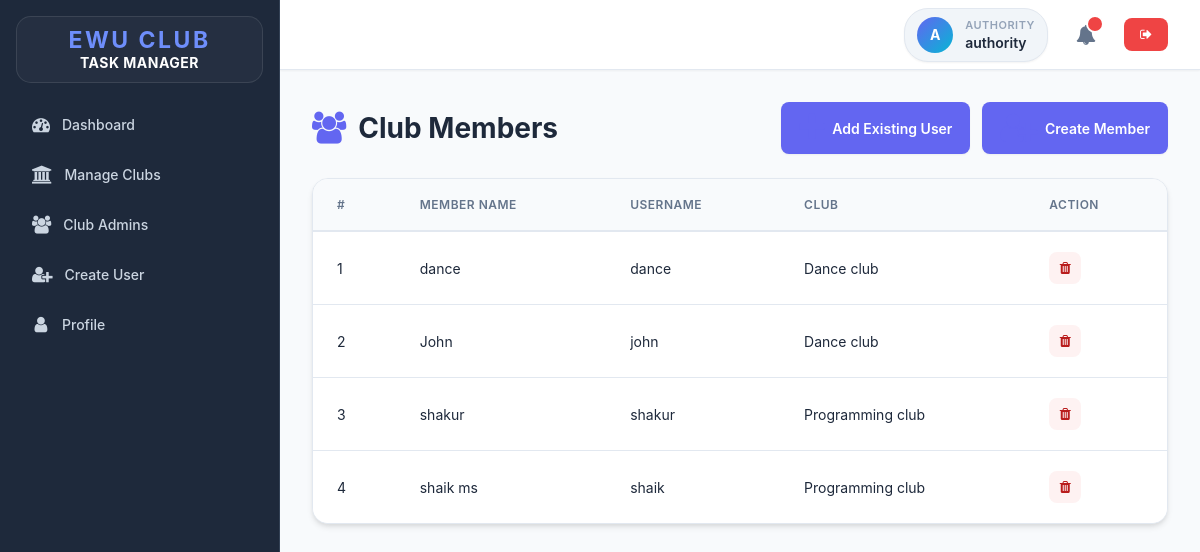
The app's page /club-members.php (signed in) with its own data.
### tables this page shows
CREATE TABLE `users` (
  `id` int(11) NOT NULL,
  `full_name` varchar(50) NOT NULL,
  `username` varchar(50) NOT NULL,
  `password` varchar(255) NOT NULL,
  `role` enum('admin','club_member','authority','club_admin') NOT NULL,
  `created_at` timestamp NOT NULL DEFAULT current_timestamp()
);

CREATE TABLE `clubs` (
  `id` int(11) NOT NULL,
  `name` varchar(100) NOT NULL,
  `created_at` timestamp NOT NULL DEFAULT current_timestamp()
);

### club-members.php (the view, shortened to what this page needs)
<?php
if (isset($_SESSION['role']) && isset($_SESSION['id']) && ($_SESSION['role'] == "authority" || $_SESSION['role'] == "club_admin")) {
    include "DB_connection.php";
    if($_SESSION['role'] == 'authority'){
        $sql = "SELECT u.full_name, u.username, c.name as club_name
                FROM club_members cm
                JOIN users u ON cm.user_id = u.id
                JOIN clubs c ON cm.club_id = c.id
                ORDER BY c.name ASC";
        $stmt = $conn->prepare($sql);
        $stmt->execute();
        if($stmt->rowCount() > 0) $members = $stmt->fetchAll();
    }else if($_SESSION['role'] == 'club_admin'){
        $club_id = get_club_id_by_admin($conn, $_SESSION['id']);
        if($club_id != 0){
            $members = get_club_members($conn, $club_id);
        }
    }
 ?>
<!DOCTYPE html>
<html>
<head>
	<link rel="stylesheet" href="https://stackpath.bootstrapcdn.com/font-awesome/4.7.0/css/font-awesome.min.css">
	<link rel="stylesheet" href="css/style.css">
</head>
<body>
	<div class="body">
		<?php include "inc/nav.php" ?>
		<div class="main-container">
			<?php include "inc/header.php" ?>
			<div class="content">
				<div class="section-title">
					<span class="title-text">
						<i class="fa fa-users"></i>
						Club Members
					</span>
					<div class="action-buttons">
						<a href="add-club-member.php" class="btn-primary">
							<i class="fa fa-plus"></i>
							Add Existing User
						</a>
						<a href="add-user.php" class="btn-primary">
							<i class="fa fa-user-plus"></i>
							Create Member
						</a>
					</div>
				</div>
				<?php if (!empty($members)) { ?>
					<div class="table-container">
						<table class="main-table">
							<thead>
								<tr>
									<th>#</th>
									<th>Member Name</th>
									<th>Username</th>
									<?php if($_SESSION['role'] == 'authority') { ?>
									<th>Club</th>
									<?php } ?>
									<th>Action</th>
								</tr>
							</thead>
							<tbody>
								<?php $i=0; foreach ($members as $member) { ?>
								<tr>
									<td><?=++$i?></td>
									<td><?=$member['full_name']?></td>
									<td><?=$member['username']?></td>
									<?php if($_SESSION['role'] == 'authority') { ?>
									<td><?=$member['club_name']?></td>
									<?php } ?>
									<td>
										<div class="table-actions">
											<button class="icon-btn delete" disabled title="Remove">
												<i class="fa fa-trash"></i>
											</button>
										</div>
									</td>
								</tr>
								<?php } ?>
							</tbody>
						</table>
					</div>
				<?php } ?>
			</div>
		</div>
	</div>
</body>
</html>
<?php }else{
   $em = "First login";
   header("Location: login.php?error=$em");
   exit();
}
 ?>

### inc/nav.php
<?php
if($_SESSION['role'] == "club_member"){ ?>
	<div class="sidebar-wrapper">
		<div class="sidebar-logo">
			<div>EWU CLUB</div>
			<div>TASK MANAGER</div>
		</div>
		<nav class="sidebar-nav">
			<a href="index.php" class="nav-link">
				<i class="fa fa-tachometer" aria-hidden="true"></i>
				<span>Dashboard</span>
			</a>
			<a href="my_task.php" class="nav-link">
				<i class="fa fa-calendar" aria-hidden="true"></i>
				<span>My Tasks</span>
			</a>
			<a href="profile.php" class="nav-link">
				<i class="fa fa-user" aria-hidden="true"></i>
				<span>Profile</span>
			</a>
			<a href="notifications.php" class="nav-link">
				<i class="fa fa-bell" aria-hidden="true"></i>
				<span>Notifications</span>
			</a>
		</nav>
	</div>
<?php } else if ($_SESSION['role'] == "authority") { ?>
	<div class="sidebar-wrapper">
		<div class="sidebar-logo">
			<div>EWU CLUB</div>
			<div>TASK MANAGER</div>
		</div>
		<nav class="sidebar-nav">
			<a href="authority-dashboard.php" class="nav-link">
				<i class="fa fa-tachometer" aria-hidden="true"></i>
				<span>Dashboard</span>
			</a>
			<a href="clubs.php" class="nav-link">
				<i class="fa fa-university" aria-hidden="true"></i>
				<span>Manage Clubs</span>
			</a>
			<a href="club-admins.php" class="nav-link">
				<i class="fa fa-users" aria-hidden="true"></i>
				<span>Club Admins</span>
			</a>
             <a href="user.php" class="nav-link">
				<i class="fa fa-user-plus" aria-hidden="true"></i>
				<span>Create User</span>
			</a>
			<a href="profile.php" class="nav-link">
				<i class="fa fa-user" aria-hidden="true"></i>
				<span>Profile</span>
			</a>
		</nav>
	</div>
<?php } else if ($_SESSION['role'] == "club_admin") { ?>
	<div class="sidebar-wrapper">
		<div class="sidebar-logo">
			<div>EWU CLUB</div>
			<div>TASK MANAGER</div>
		</div>
		<nav class="sidebar-nav">
			<a href="index.php" class="nav-link">
				<i class="fa fa-tachometer" aria-hidden="true"></i>
				<span>Dashboard</span>
			</a>
			<a href="my-club.php" class="nav-link">
				<i class="fa fa-university" aria-hidden="true"></i>
				<span>My Club</span>
			</a>
            <a href="tasks.php" class="nav-link">
				<i class="fa fa-calendar" aria-hidden="true"></i>
				<span>Club Tasks</span>
			</a>
             <a href="club-members.php" class="nav-link">
				<i class="fa fa-users" aria-hidden="true"></i>
				<span>Manage Members</span>
			</a>
			<a href="profile.php" class="nav-link">
				<i class="fa fa-user" aria-hidden="true"></i>
				<span>Profile</span>
			</a>
		</nav>
	</div>
<?php } ?>

### inc/header.php (shortened to what this page needs)
<header class="header">
	<div class="header-right">
		<div class="user-profile-pill">
			<div class="avatar"><?php echo strtoupper(substr($_SESSION['username'], 0, 1)); ?></div>
			<div class="user-info-text">
				<div class="user-type"><?php
					if($_SESSION['role'] == 'club_member'){
						echo "Member";
					}else if($_SESSION['role'] == 'club_admin'){
						echo "Club Admin";
					}else{
						echo ucfirst($_SESSION['role']);
					}
				?></div>
				<div class="username"><?=$_SESSION['username']?></div>
			</div>
		</div>
		<span class="notification" id="notificationBtn">
			<i class="fa fa-bell" aria-hidden="true"></i>
			<span id="notificationNum"></span>
		</span>
		<a href="logout.php" class="logout-btn">
			<i class="fa fa-sign-out" aria-hidden="true"></i>
		</a>
	</div>
</header>

### records on screen
users: full_name "dance", username "dance", clubs.name "Dance club"
users: full_name "John", username "john", clubs.name "Dance club"
users: full_name "shakur", username "shakur", clubs.name "Programming club"
users: full_name "shaik ms", username "shaik", clubs.name "Programming club"

### other values on screen
substr($_SESSION['username'], 0, 1) "A"
$_SESSION['role'] "AUTHORITY"
$_SESSION['username'] "authority"
